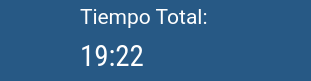
     <widget class="QGroupBox" name="groupBox_43">
      <property name="geometry">
       <rect>
        <x>50</x>
        <y>650</y>
        <width>311</width>
        <height>81</height>
       </rect>
      </property>
      <property name="styleSheet">
       <string notr="true">background-color: rgb(128, 128, 128);
background-color:rgb(39, 89, 133);
border-radius:10%;</string>
      </property>
      <property name="title">
       <string/>
      </property>
      <widget class="QLabel" name="label_88">
       <property name="geometry">
        <rect>
         <x>-29</x>
         <y>-40</y>
         <width>251</width>
         <height>21</height>
        </rect>
       </property>
       <property name="font">
        <font>
         <family>Sans Serif</family>
         <pointsize>16</pointsize>
         <weight>75</weight>
         <italic>false</italic>
         <bold>true</bold>
        </font>
       </property>
       <property name="styleSheet">
        <string notr="true">background-color:transparent;
color:rgb(101, 179, 0)</string>
       </property>
       <property name="text">
        <string/>
       </property>
      </widget>
      <widget class="QWidget" name="layoutWidget_18">
       <property name="geometry">
        <rect>
         <x>0</x>
         <y>0</y>
         <width>301</width>
         <height>74</height>
        </rect>
       </property>
       <layout class="QGridLayout" name="gridLayout_20">
        <item row="2" column="3">
         <widget class="QLabel" name="label_20">
          <property name="text">
           <string/>
          </property>
         </widget>
        </item>
        <item row="0" column="1">
         <widget class="QLabel" name="hs_32">
          <property name="font">
           <font>
            <family>Roboto</family>
            <pointsize>16</pointsize>
            <weight>50</weight>
            <italic>false</italic>
            <bold>false</bold>
           </font>
          </property>
          <property name="styleSheet">
           <string notr="true">background-color:transparent;
color:rgb(255, 255, 255)
</string>
          </property>
          <property name="text">
           <string>Tiempo Total:</string>
          </property>
         </widget>
        </item>
        <item row="2" column="2">
         <spacer name="horizontalSpacer_36">
          <property name="orientation">
           <enum>Qt::Horizontal</enum>
          </property>
          <property name="sizeHint" stdset="0">
           <size>
            <width>40</width>
            <height>20</height>
           </size>
          </property>
         </spacer>
        </item>
        <item row="2" column="0">
         <spacer name="horizontalSpacer_35">
          <property name="orientation">
           <enum>Qt::Horizontal</enum>
          </property>
          <property name="sizeHint" stdset="0">
           <size>
            <width>40</width>
            <height>20</height>
           </size>
          </property>
         </spacer>
        </item>
        <item row="2" column="1">
         <widget class="QLabel" name="ttotal">
          <property name="font">
           <font>
            <family>Roboto Condensed</family>
            <pointsize>22</pointsize>
            <weight>50</weight>
            <italic>false</italic>
            <bold>false</bold>
           </font>
          </property>
          <property name="styleSheet">
           <string notr="true">background-color:transparent;
color:rgb(255, 255, 255)
</string>
          </property>
          <property name="text">
           <string>19:22</string>
          </property>
         </widget>
        </item>
       </layout>
      </widget>
     </widget>
